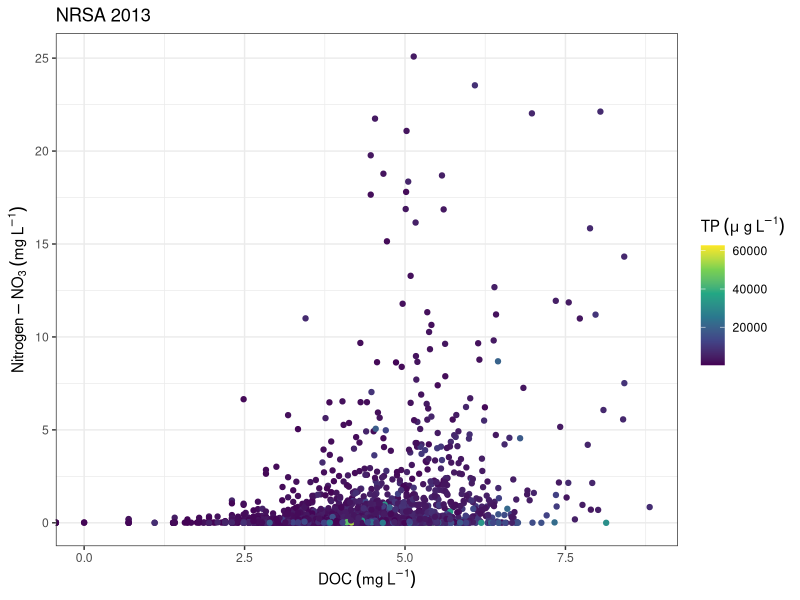
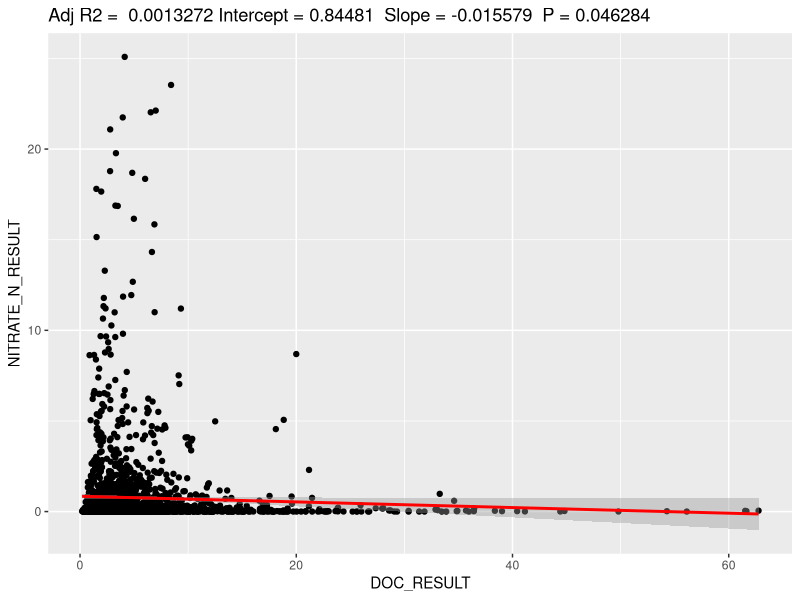
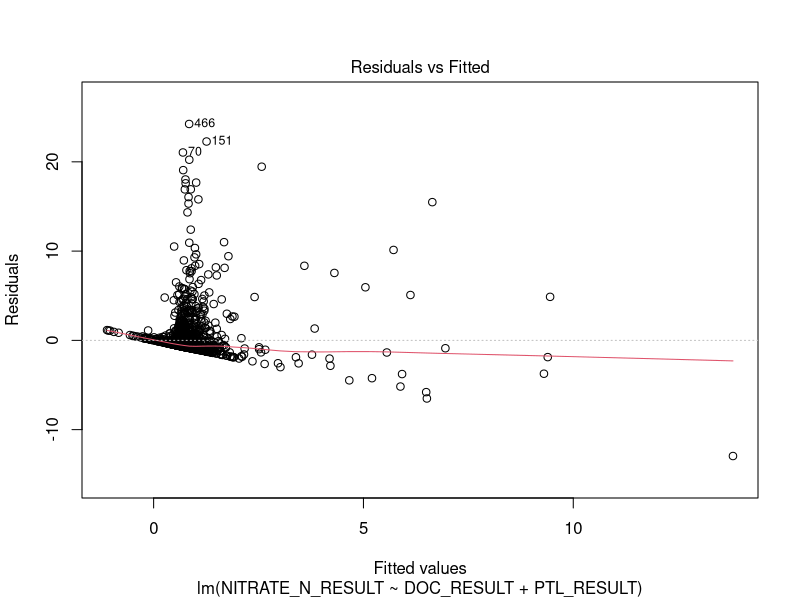
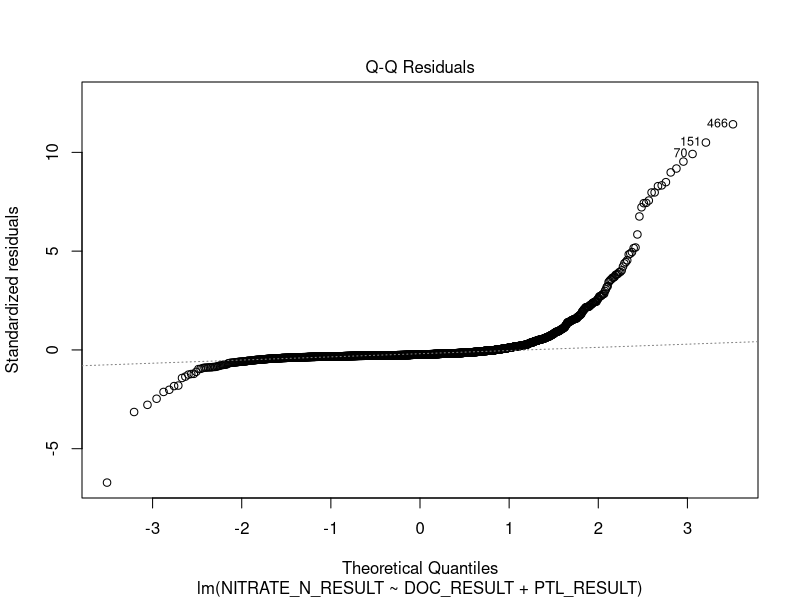
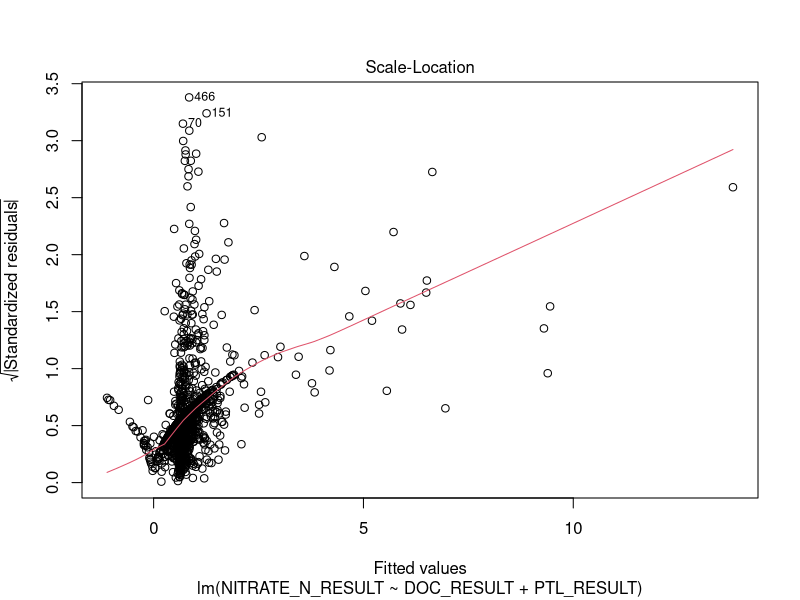
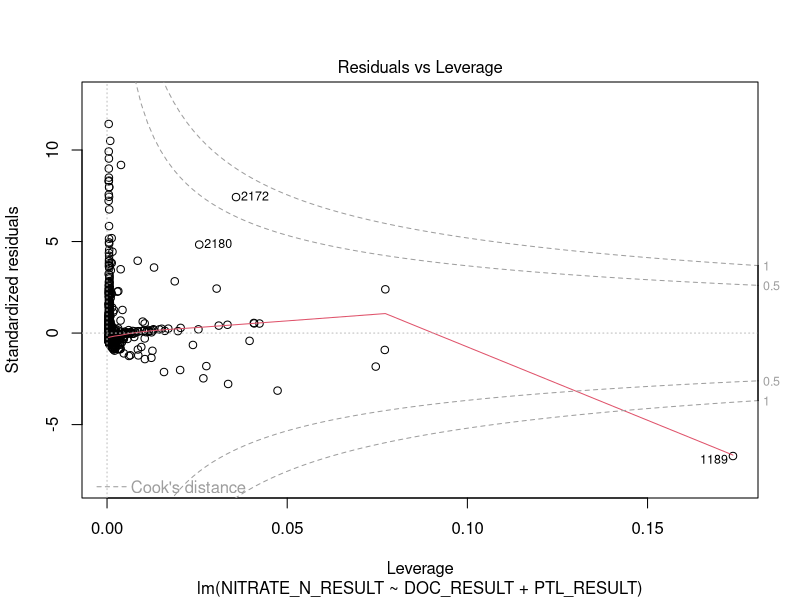
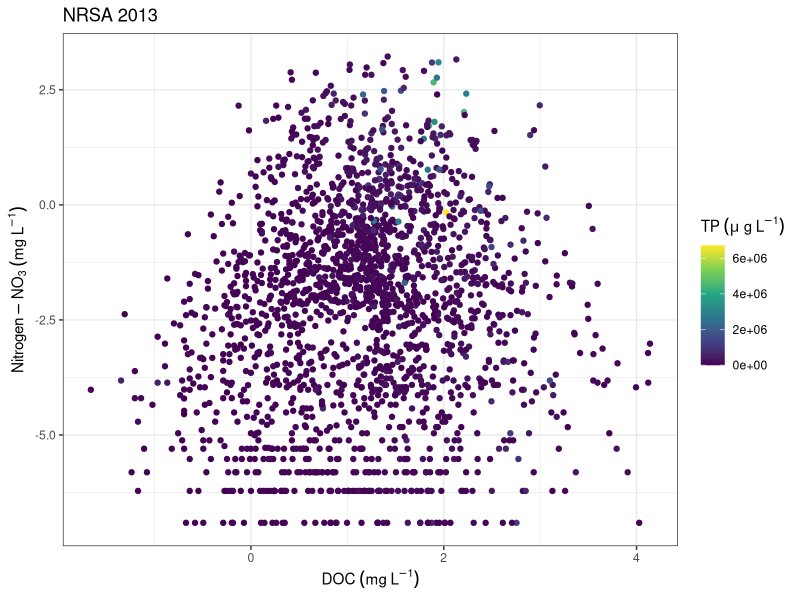
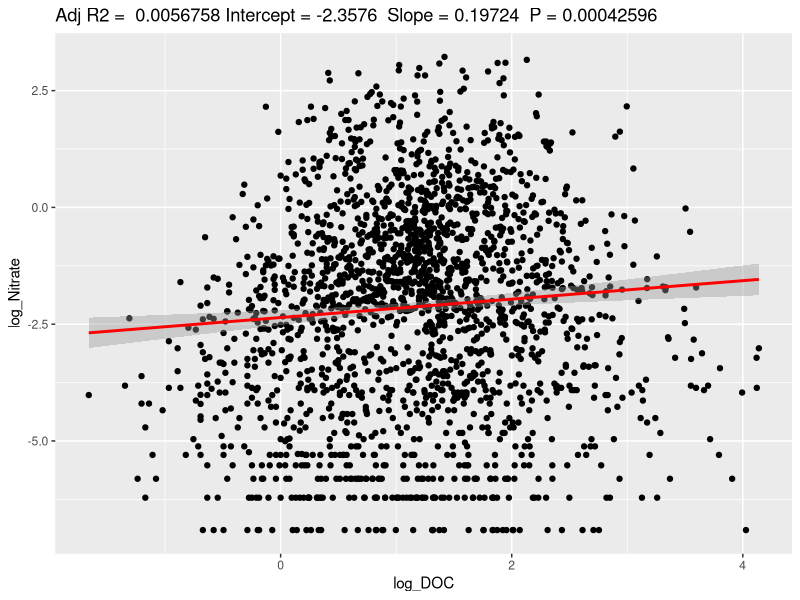

These figures' R source, in order:
library(ggplot2)
library(tidyverse)

setwd("~/STOICH.Aim1/Data/NLA")


ggplotRegression <- function (fit) {
  
  require(ggplot2)
  
  ggplot(fit$model, aes_string(x = names(fit$model)[2], y = names(fit$model)[1])) + 
    geom_point() +
    stat_smooth(method = "lm", col = "red") +
    labs(title = paste("Adj R2 = ",signif(summary(fit)$adj.r.squared, 5),
                       "Intercept =",signif(fit$coef[[1]],5 ),
                       " Slope =",signif(fit$coef[[2]], 5),
                       " P =",signif(summary(fit)$coef[2,4], 5)))
}

test_data <- data.frame(read.csv("ChemData_NLArs2013.csv"))

model_2013 <- lm(NITRATE_N_RESULT~DOC_RESULT, data = test_data)
summary(model_2013)

ggplot(test_data) +
  geom_point(aes(log(PTL_RESULT), NITRATE_N_RESULT, color = DOC_RESULT * 1000)) +
  scale_color_viridis_c("TP"~(mu~g~L^-1)) +
  theme_bw() +
  labs(title = "NRSA 2013",
       x = "DOC"~(mg~L^-1)) +
  ylab(expression(Nitrogen - NO[3]~(mg~L^-1)))
#Graphing against phosporus shows htat high vals of ptl do dictate some pattern of Nitrate
#hist(test_data$NITRATE_N_RESULT) Definitely not normal. poisson but continuous?
#glm model and then mess with distributions
ggplotRegression(lm( NITRATE_N_RESULT ~ DOC_RESULT, data = test_data))

model1 <- lm( NITRATE_N_RESULT ~ DOC_RESULT + PTL_RESULT, data = test_data)
summary(model1)
cor(test_data$DOC_RESULT, test_data$PTL_RESULT)
plot(model1) #This will give you residtuals. A good thing to understand. Seeing patterns in residuals is bad. Confirms we need different error dist and then do model selection

#Try a bunch of chemistry with this to make sure not significant (make sure that they're not correlated with eachother)
#Model selection next to penalize number of params in model (AIC)


#Taking Log of Data
test_dataLOGS <- test_data %>%
  mutate(log_Nitrate = log(NITRATE_N_RESULT)) %>%
  mutate(log_DOC = log(DOC_RESULT))
                                   # Duplicate data
test_dataLOGS$log_Nitrate[is.na(test_dataLOGS$log_Nitrate) | test_dataLOGS$log_Nitrate == "-Inf"] <- NA

ggplot(test_dataLOGS) +
  geom_point(aes(log_DOC, log_Nitrate, color = PTL_RESULT * 1000)) +
  scale_color_viridis_c("TP"~(mu~g~L^-1)) +
  theme_bw() +
  labs(title = "NRSA 2013",
       x = "DOC"~(mg~L^-1)) +
  ylab(expression(Nitrogen - NO[3]~(mg~L^-1)))

logModel_2013 <- lm(log_Nitrate~DOC_RESULT, data = test_dataLOGS)
summary(logModel_2013)

ggplotRegression(lm(log_Nitrate ~ log_DOC, data = test_dataLOGS))

#Looking only at low DOC's (1st quantile ranve)
boxplot(test_data$DOC_RESULT)
boxplot(test_dataLOGS$log_DOC)

quantile(test_data$DOC_RESULT)

lowDOC_data <- test_data %>%
  filter(DOC_RESULT < quantile(test_data$DOC_RESULT)[2])

ggplot(lowDOC_data) +
  geom_point(aes(DOC_RESULT, NITRATE_N_RESULT, color = PTL_RESULT * 1000)) +
  scale_color_viridis_c("TP"~(mu~g~L^-1)) +
  theme_bw() +
  labs(title = "NRSA 2013",
       x = "DOC"~(mg~L^-1)) +
  ylab(expression(Nitrogen - NO[3]~(mg~L^-1)))

#Should I log DOC or not? What about PTL
log_lowDOC_data <-  lowDOC_data %>%
  mutate(log_Nitrate = log(NITRATE_N_RESULT)) %>%
  mutate(log_DOC = log(DOC_RESULT)) %>%
  mutate(log_PTL = log(PTL_RESULT))

log_lowDOC_data$log_Nitrate[is.na(log_lowDOC_data$log_Nitrate) | log_lowDOC_data$log_Nitrate == "-Inf"] <- NA
log_lowDOC_data$log_PTL[is.na(log_lowDOC_data$log_PTL) | log_lowDOC_data$log_PTL == "-Inf"] <- NA

ggplot(log_lowDOC_data) +
  geom_point(aes(DOC_RESULT, log_Nitrate, color = PTL_RESULT * 1000)) +
  scale_color_viridis_c("TP"~(mu~g~L^-1)) +
  theme_bw() +
  labs(title = "NRSA 2013",
       x = "DOC"~(mg~L^-1)) +
  ylab(expression(Nitrogen - NO[3]~(mg~L^-1)))  
  
ggplotRegression(lm(log_Nitrate ~ PTL_RESULT, data = test_dataLOGS))

ggplot(log_lowDOC_data) +
  geom_point(aes(log(PTL_RESULT), log_Nitrate)) +
  scale_color_viridis_c("TP"~(mu~g~L^-1)) +
  theme_bw() +
  labs(title = "NRSA 2013",
       x = "PTL"~(mg~L^-1)) +
  ylab(expression(Nitrogen - NO[3]~(mg~L^-1))) 

ggplotRegression(lm(log_Nitrate ~ log_PTL, data = log_lowDOC_data))  
